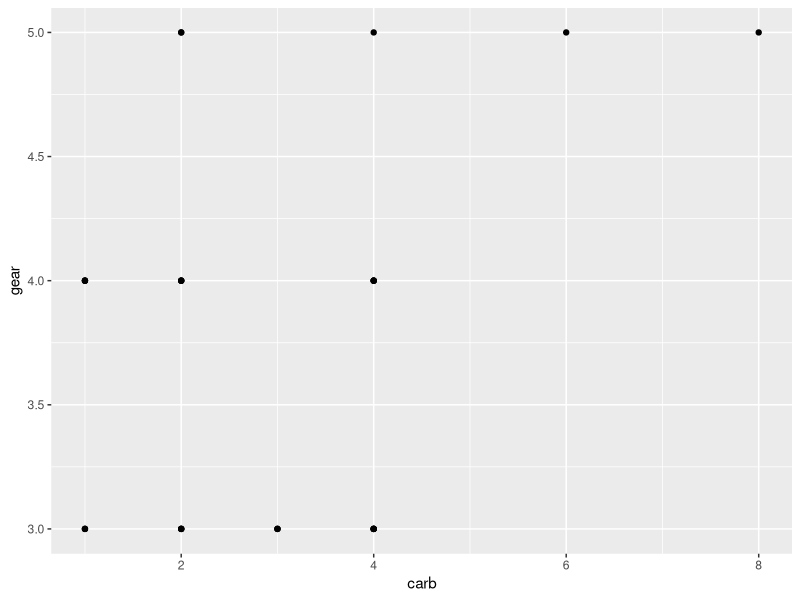

Write R code to recreate this figure.
## ---- chunk 1
library(knitr)
opts_chunk$set(echo = FALSE, warning = FALSE, 
               cache = TRUE, cache.path = "man/zm-plots-cache/", 
               fig.path = "data/output/plots", fig.align = "center")
## ---- chunk 2
library(tidyverse)
# include_graphics("data/output/plots/fake-district-calendar-bcg-month-plot.png")
mtcars %>%
    ggplot(aes(x = carb, y = gear)) +
    geom_point()
